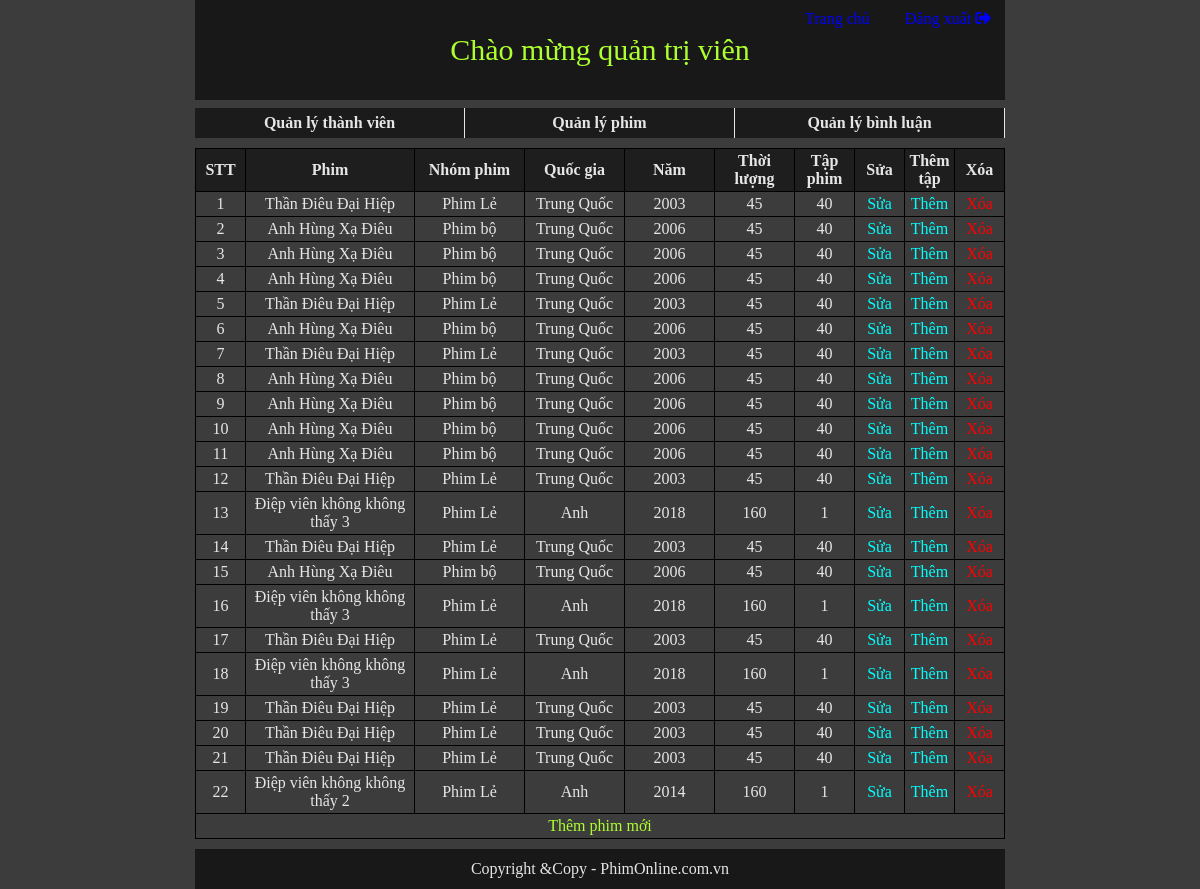
Page /Sources/php/Admin/list_movie.php (signed in) on the earlier database version.
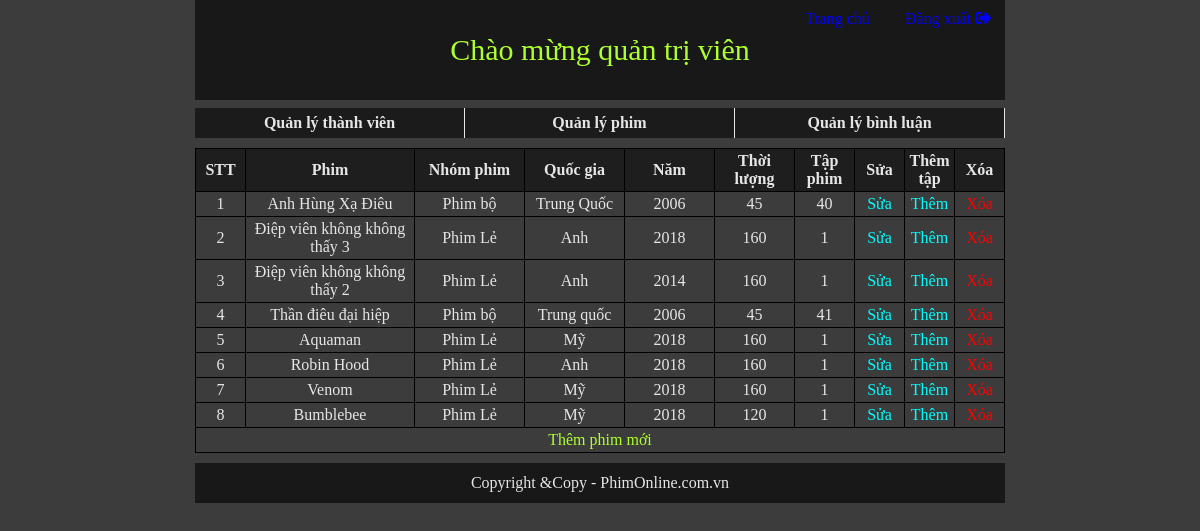
Same page on the later database version.
### tables this page shows
CREATE TABLE `movie` (
  `movieID` int(10) UNSIGNED NOT NULL,
  `movieName` varchar(50) NOT NULL,
  `movieNation` varchar(20) NOT NULL,
  `movieYear` year(4) NOT NULL,
  `movieTime` varchar(50) NOT NULL,
  `movieNumber` int(5) NOT NULL,
  `groupID` int(10) UNSIGNED NOT NULL,
  `image` varchar(1000) NOT NULL,
  `movieContent` text NOT NULL,
  `view` int(20) NOT NULL DEFAULT '0'
);

CREATE TABLE `moviegroup` (
  `groupID` int(10) UNSIGNED NOT NULL,
  `groupName` varchar(50) NOT NULL
);

### Sources/php/Admin/list_movie.php (the view, shortened to what this page needs)
<?php
    if(isset($_SESSION['username'])){
        if($_SESSION['level']!=0){
?>
<?php
    require("header.php");
?>
    <div id="wrapper">
        <table>
            <tr style="background-color: rgba(0, 0, 0, 0.5); color: #e6e6e6;">
                <th style="width: 50px;">STT</th>
                <th>Phim</th>
                <th style="width: 110px;">Nhóm phim</th>
                <th style="width: 100px;">Quốc gia</th>
                <th style="width: 90px;">Năm</th>
                <th style="width: 80px;">Thời lượng</th>
                <th style="width: 60px;">Tập phim</th>
                <th style="width: 50px;">Sửa</th>
                <th style="width: 50px;">Thêm tập</th>
                <th style="width: 50px;">Xóa</th>
            </tr>
            <?php
                $STT = 1;
                require("../library/config.php");
                $sql = "SELECT movie.movieID, movie.movieName, movie.movieNation, movie.movieYear, movie.movieTime, movie.movieNumber, movie.movieContent, moviegroup.groupName FROM `movie`, `moviegroup` WHERE movie.groupID=moviegroup.groupID";
                $result = mysqli_query($conn, $sql);
                while ($data = mysqli_fetch_assoc($result)){
                    echo"<tr>";
                        echo"<td>$STT</td>";
                        echo"<td>$data[movieName]</td>";
                        echo"<td>$data[groupName]</td>";
                        echo"<td>$data[movieNation]</td>";
                        echo"<td>$data[movieYear]</td>";
                        echo"<td>$data[movieTime]</td>";
                        echo"<td>$data[movieNumber]</td>";
                        echo"<td><a href='edit_movie.php?id=$data[movieID]' style='color: aqua;'>Sửa</a></td>";
                        echo"<td><a href='add_film.php?id=$data[movieID]' style='color: aqua;'>Thêm</a></td>";
                        echo"<td><a href='del_movie.php?id=$data[movieID]' onclick = 'return show_confirm_delmovie();' style='color: red;'>Xóa</a></td>";
                    echo"</tr>";
                    $STT++;
                }
            ?>
            <tr>
                <td colspan="10"><a href="add_movie.php" style="color: greenyellow;">Thêm phim mới</a></td>
            </tr>
        </table>
    </div>
<?php
    require("footer.php");
?>
<?php
      }else{
        header("location:../templates/home.php");
    }
    }
    else {
        header("location:../templates/index.php");
        exit();
    }
?>

Differences in the rows shown:
removed movie: movieName "Thần Điêu Đại Hiệp", groupID.groupName "Phim Lẻ", movieNation "Trung Quốc", movieYear "2003", movieTime "45", movieNumber "40"
removed movie: movieName "Anh Hùng Xạ Điêu", groupID.groupName "Phim bộ", movieNation "Trung Quốc", movieYear "2006", movieTime "45", movieNumber "40"
removed movie: movieName "Anh Hùng Xạ Điêu", groupID.groupName "Phim bộ", movieNation "Trung Quốc", movieYear "2006", movieTime "45", movieNumber "40"
removed movie: movieName "Anh Hùng Xạ Điêu", groupID.groupName "Phim bộ", movieNation "Trung Quốc", movieYear "2006", movieTime "45", movieNumber "40"
removed movie: movieName "Thần Điêu Đại Hiệp", groupID.groupName "Phim Lẻ", movieNation "Trung Quốc", movieYear "2003", movieTime "45", movieNumber "40"
removed movie: movieName "Anh Hùng Xạ Điêu", groupID.groupName "Phim bộ", movieNation "Trung Quốc", movieYear "2006", movieTime "45", movieNumber "40"
removed movie: movieName "Thần Điêu Đại Hiệp", groupID.groupName "Phim Lẻ", movieNation "Trung Quốc", movieYear "2003", movieTime "45", movieNumber "40"
removed movie: movieName "Anh Hùng Xạ Điêu", groupID.groupName "Phim bộ", movieNation "Trung Quốc", movieYear "2006", movieTime "45", movieNumber "40"
removed movie: movieName "Anh Hùng Xạ Điêu", groupID.groupName "Phim bộ", movieNation "Trung Quốc", movieYear "2006", movieTime "45", movieNumber "40"
removed movie: movieName "Anh Hùng Xạ Điêu", groupID.groupName "Phim bộ", movieNation "Trung Quốc", movieYear "2006", movieTime "45", movieNumber "40"
removed movie: movieName "Thần Điêu Đại Hiệp", groupID.groupName "Phim Lẻ", movieNation "Trung Quốc", movieYear "2003", movieTime "45", movieNumber "40"
removed movie: movieName "Thần Điêu Đại Hiệp", groupID.groupName "Phim Lẻ", movieNation "Trung Quốc", movieYear "2003", movieTime "45", movieNumber "40"
removed movie: movieName "Anh Hùng Xạ Điêu", groupID.groupName "Phim bộ", movieNation "Trung Quốc", movieYear "2006", movieTime "45", movieNumber "40"
removed movie: movieName "Điệp viên không không thấy 3", groupID.groupName "Phim Lẻ", movieNation "Anh", movieYear "2018", movieTime "160", movieNumber "1"
removed movie: movieName "Thần Điêu Đại Hiệp", groupID.groupName "Phim Lẻ", movieNation "Trung Quốc", movieYear "2003", movieTime "45", movieNumber "40"
removed movie: movieName "Điệp viên không không thấy 3", groupID.groupName "Phim Lẻ", movieNation "Anh", movieYear "2018", movieTime "160", movieNumber "1"
removed movie: movieName "Thần Điêu Đại Hiệp", groupID.groupName "Phim Lẻ", movieNation "Trung Quốc", movieYear "2003", movieTime "45", movieNumber "40"
removed movie: movieName "Thần Điêu Đại Hiệp", groupID.groupName "Phim Lẻ", movieNation "Trung Quốc", movieYear "2003", movieTime "45", movieNumber "40"
removed movie: movieName "Thần Điêu Đại Hiệp", groupID.groupName "Phim Lẻ", movieNation "Trung Quốc", movieYear "2003", movieTime "45", movieNumber "40"
added movie: movieName "Thần điêu đại hiệp", groupID.groupName "Phim bộ", movieNation "Trung quốc", movieYear "2006", movieTime "45", movieNumber "41"
added movie: movieName "Aquaman", groupID.groupName "Phim Lẻ", movieNation "Mỹ", movieYear "2018", movieTime "160", movieNumber "1"
added movie: movieName "Robin Hood", groupID.groupName "Phim Lẻ", movieNation "Anh", movieYear "2018", movieTime "160", movieNumber "1"
added movie: movieName "Venom", groupID.groupName "Phim Lẻ", movieNation "Mỹ", movieYear "2018", movieTime "160", movieNumber "1"
added movie: movieName "Bumblebee", groupID.groupName "Phim Lẻ", movieNation "Mỹ", movieYear "2018", movieTime "120", movieNumber "1"
